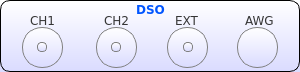
    <widget class="QFrame" name="frame_15">
     <property name="geometry">
      <rect>
       <x>355</x>
       <y>6</y>
       <width>300</width>
       <height>72</height>
      </rect>
     </property>
     <property name="styleSheet">
      <string notr="true">/*QFrame{border:2px solid black; background-color: rgba(0,0,0,0);border-radius:10px;}
QLabel{border:1px solid rgba(0,0,0,0);}*/
QFrame{border:1px solid black; background-color: qlineargradient(x1: 0, y1: 0, x2: 0, y2: 1,stop: 0 #ffffff, stop: 1 #dadbff);border-radius:10px;}
QLabel{border:1px solid rgba(0,0,0,0);
background-color: rgb(0, 0, 0,0);
}

</string>
     </property>
     <property name="frameShape">
      <enum>QFrame::StyledPanel</enum>
     </property>
     <property name="frameShadow">
      <enum>QFrame::Raised</enum>
     </property>
     <widget class="QLabel" name="label_74">
      <property name="geometry">
       <rect>
        <x>100</x>
        <y>12</y>
        <width>38</width>
        <height>17</height>
       </rect>
      </property>
      <property name="font">
       <font>
        <family>DejaVu Sans</family>
        <pointsize>9</pointsize>
        <weight>50</weight>
        <bold>false</bold>
       </font>
      </property>
      <property name="styleSheet">
       <string notr="true">color: rgb(53, 53, 53);</string>
      </property>
      <property name="text">
       <string>CH2</string>
      </property>
     </widget>
     <widget class="QLabel" name="label_75">
      <property name="geometry">
       <rect>
        <x>26</x>
        <y>12</y>
        <width>38</width>
        <height>17</height>
       </rect>
      </property>
      <property name="font">
       <font>
        <family>DejaVu Sans</family>
        <pointsize>9</pointsize>
        <weight>50</weight>
        <bold>false</bold>
       </font>
      </property>
      <property name="styleSheet">
       <string notr="true">color: rgb(53, 53, 53);</string>
      </property>
      <property name="text">
       <string>CH1</string>
      </property>
     </widget>
     <widget class="QFrame" name="dso1_outer_9">
      <property name="geometry">
       <rect>
        <x>22</x>
        <y>27</y>
        <width>41</width>
        <height>41</height>
       </rect>
      </property>
      <property name="styleSheet">
       <string notr="true">border:1px solid gray;border-radius:20px;
image: url(:/new/prefix1/Button-Blank-Gray-icon.png);</string>
      </property>
      <property name="frameShape">
       <enum>QFrame::StyledPanel</enum>
      </property>
      <property name="frameShadow">
       <enum>QFrame::Raised</enum>
      </property>
      <widget class="QFrame" name="dso1_inner_6">
       <property name="geometry">
        <rect>
         <x>15</x>
         <y>15</y>
         <width>10</width>
         <height>10</height>
        </rect>
       </property>
       <property name="styleSheet">
        <string notr="true">border:1px solid gray;border-radius:4px;
</string>
       </property>
       <property name="frameShape">
        <enum>QFrame::StyledPanel</enum>
       </property>
       <property name="frameShadow">
        <enum>QFrame::Raised</enum>
       </property>
      </widget>
     </widget>
     <widget class="QFrame" name="dso_outer_18">
      <property name="geometry">
       <rect>
        <x>96</x>
        <y>27</y>
        <width>41</width>
        <height>41</height>
       </rect>
      </property>
      <property name="styleSheet">
       <string notr="true">border:1px solid gray;border-radius:20px;
image: url(:/new/prefix1/Button-Blank-Gray-icon.png);</string>
      </property>
      <property name="frameShape">
       <enum>QFrame::StyledPanel</enum>
      </property>
      <property name="frameShadow">
       <enum>QFrame::Raised</enum>
      </property>
      <widget class="QFrame" name="dso_inner_6">
       <property name="geometry">
        <rect>
         <x>15</x>
         <y>15</y>
         <width>10</width>
         <height>10</height>
        </rect>
       </property>
       <property name="styleSheet">
        <string notr="true">border:1px solid gray;border-radius:4px;
</string>
       </property>
       <property name="frameShape">
        <enum>QFrame::StyledPanel</enum>
       </property>
       <property name="frameShadow">
        <enum>QFrame::Raised</enum>
       </property>
      </widget>
     </widget>
     <widget class="QLabel" name="label_76">
      <property name="geometry">
       <rect>
        <x>7</x>
        <y>1</y>
        <width>287</width>
        <height>16</height>
       </rect>
      </property>
      <property name="font">
       <font>
        <family>DejaVu Sans</family>
        <weight>75</weight>
        <bold>true</bold>
       </font>
      </property>
      <property name="styleSheet">
       <string notr="true">/*background-color:blue;
color: rgb(0, 85, 255);
color:white;
border:1px solid black;
border-radius:8px;*/
color: rgb(0, 85, 255);</string>
      </property>
      <property name="text">
       <string>DSO</string>
      </property>
      <property name="alignment">
       <set>Qt::AlignCenter</set>
      </property>
     </widget>
     <widget class="QLabel" name="label_77">
      <property name="geometry">
       <rect>
        <x>241</x>
        <y>12</y>
        <width>43</width>
        <height>17</height>
       </rect>
      </property>
      <property name="font">
       <font>
        <family>DejaVu Sans</family>
        <pointsize>9</pointsize>
        <weight>50</weight>
        <bold>false</bold>
       </font>
      </property>
      <property name="styleSheet">
       <string notr="true">color: rgb(53, 53, 53);</string>
      </property>
      <property name="text">
       <string>AWG</string>
      </property>
     </widget>
     <widget class="QFrame" name="frame_40">
      <property name="geometry">
       <rect>
        <x>237</x>
        <y>27</y>
        <width>41</width>
        <height>41</height>
       </rect>
      </property>
      <property name="styleSheet">
       <string notr="true">border:1px solid gray;border-radius:20px;
image: url(:/fp_images/bnc.png);</string>
      </property>
      <property name="frameShape">
       <enum>QFrame::StyledPanel</enum>
      </property>
      <property name="frameShadow">
       <enum>QFrame::Raised</enum>
      </property>
      <widget class="QFrame" name="frame_41">
       <property name="geometry">
        <rect>
         <x>16</x>
         <y>15</y>
         <width>0</width>
         <height>0</height>
        </rect>
       </property>
       <property name="styleSheet">
        <string notr="true">border:1px solid gray;border-radius:4px;
</string>
       </property>
       <property name="frameShape">
        <enum>QFrame::StyledPanel</enum>
       </property>
       <property name="frameShadow">
        <enum>QFrame::Raised</enum>
       </property>
      </widget>
     </widget>
     <widget class="QLabel" name="label_78">
      <property name="geometry">
       <rect>
        <x>171</x>
        <y>12</y>
        <width>35</width>
        <height>17</height>
       </rect>
      </property>
      <property name="font">
       <font>
        <family>DejaVu Sans</family>
        <pointsize>9</pointsize>
        <weight>50</weight>
        <bold>false</bold>
       </font>
      </property>
      <property name="styleSheet">
       <string notr="true">color: rgb(53, 53, 53);</string>
      </property>
      <property name="text">
       <string>EXT</string>
      </property>
     </widget>
     <widget class="QFrame" name="frame_42">
      <property name="geometry">
       <rect>
        <x>167</x>
        <y>27</y>
        <width>41</width>
        <height>41</height>
       </rect>
      </property>
      <property name="styleSheet">
       <string notr="true">border:1px solid gray;border-radius:20px;
image: url(:/new/prefix1/Button-Blank-Gray-icon.png);</string>
      </property>
      <property name="frameShape">
       <enum>QFrame::StyledPanel</enum>
      </property>
      <property name="frameShadow">
       <enum>QFrame::Raised</enum>
      </property>
      <widget class="QFrame" name="frame_43">
       <property name="geometry">
        <rect>
         <x>16</x>
         <y>15</y>
         <width>10</width>
         <height>10</height>
        </rect>
       </property>
       <property name="styleSheet">
        <string notr="true">border:1px solid gray;border-radius:4px;
</string>
       </property>
       <property name="frameShape">
        <enum>QFrame::StyledPanel</enum>
       </property>
       <property name="frameShadow">
        <enum>QFrame::Raised</enum>
       </property>
      </widget>
     </widget>
    </widget>
